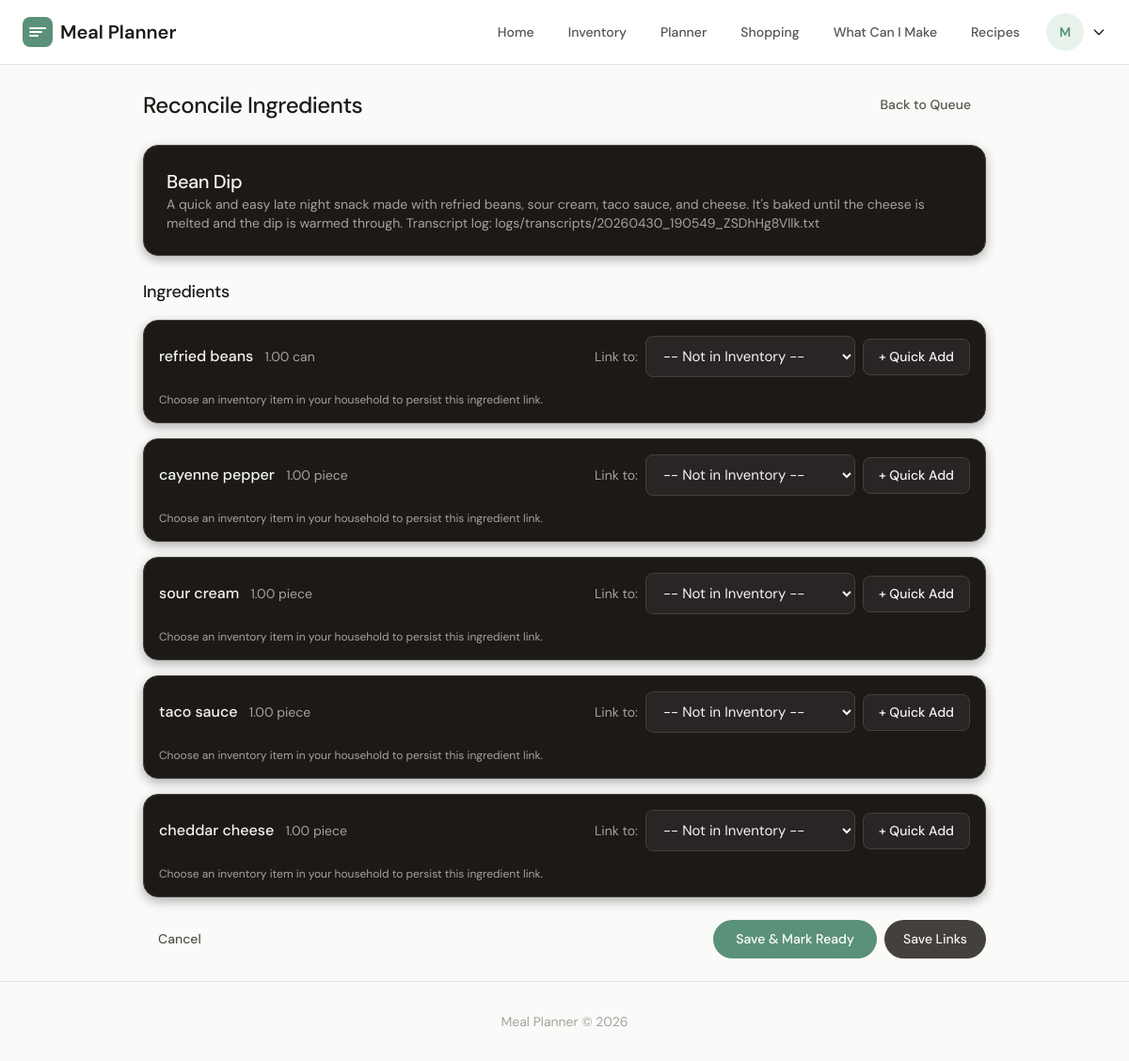
Page /reviews/13/reconcile/ (signed in) on the committed database.
### accounts/models.py (models this page shows, shortened)
class CustomUser(AbstractUser):
    household = models.ForeignKey(
        "household.Household",
        on_delete=models.SET_NULL,
        null=True,
        blank=True,
    )
    class Meta:
        ordering = ["email"]

### recipes/models.py (models this page shows, shortened)
class Recipe(models.Model):
    household = models.ForeignKey(
        Household, on_delete=models.CASCADE, related_name="recipes"
    )
    title = models.CharField(max_length=200, db_index=True)
    description = models.TextField(blank=True)
    photo = models.ImageField(upload_to="recipes/%Y/%m/%d/", blank=True, null=True)
    video_url = models.URLField(blank=True)
    on_hand_idea = models.BooleanField(default=False, db_index=True)
    leftover_worthy = models.BooleanField(default=False, db_index=True)
    needs_review = models.BooleanField(default=True, db_index=True)
    created_at = models.DateTimeField(auto_now_add=True, db_index=True)
    updated_at = models.DateTimeField(auto_now=True)
    class Meta:
        ordering = ["-created_at"]
        indexes = [
            models.Index(fields=["household", "created_at"]),
        ]

### ingredients/models.py (models this page shows, shortened)
class IngredientLink(models.Model):
    UNIT_CHOICES = [
        ("oz", "ounce"),
        ("lb", "pound"),
        ("cup", "cup"),
        ("tbsp", "tablespoon"),
        ("tsp", "teaspoon"),
        ("g", "gram"),
        ("kg", "kilogram"),
        ("ml", "milliliter"),
        ("l", "liter"),
        ("piece", "piece"),
        ("clove", "clove"),
        ("slice", "slice"),
        ("bunch", "bunch"),
        ("can", "can"),
    ]
    recipe = models.ForeignKey(
        "recipes.Recipe", on_delete=models.CASCADE, related_name="ingredients"
    )
    ingredient = models.ForeignKey(Ingredient, on_delete=models.CASCADE)
    quantity = models.DecimalField(max_digits=6, decimal_places=2)
    unit = models.CharField(max_length=20, choices=UNIT_CHOICES)
    order = models.PositiveIntegerField(default=0)
    inventory_item = models.ForeignKey(
        "inventory.InventoryItem",
        null=True,
        blank=True,
        on_delete=models.SET_NULL,
        related_name="ingredient_links",
    )
    class Meta:
        ordering = ["order"]

class Ingredient(models.Model):
    name = models.CharField(max_length=100, db_index=True)
    household = models.ForeignKey(Household, on_delete=models.CASCADE)
    usda_food_id = models.CharField(
        max_length=20, blank=True
    )  # USDA FoodData Central ID
    calories_kcal = models.DecimalField(
        max_digits=7,
        decimal_places=1,
        null=True,
        blank=True,
        validators=[MinValueValidator(0), MaxValueValidator(5000)],
    )
    protein_g = models.DecimalField(
        max_digits=7,
        decimal_places=2,
        null=True,
        blank=True,
        validators=[MinValueValidator(0), MaxValueValidator(1000)],
    )
    carbs_g = models.DecimalField(
        max_digits=7,
        decimal_places=2,
        null=True,
        blank=True,
        validators=[MinValueValidator(0), MaxValueValidator(1000)],
    )
    fat_g = models.DecimalField(
        max_digits=7,
        decimal_places=2,
        null=True,
        blank=True,
        validators=[MinValueValidator(0), MaxValueValidator(1000)],
    )
    created_at = models.DateTimeField(auto_now_add=True)
    class Meta:
        unique_together = ["household", "name"]
        ordering = ["name"]

### reviews/views.py (the view)
class RecipeReconcileView(LoginRequiredMixin, DetailView):
    model = Recipe
    template_name = "reviews/reconcile.html"
    def get_queryset(self):
        return Recipe.objects.filter(
            household=self.request.user.household, needs_review=True
        )
    def get_context_data(self, **kwargs):
        context = super().get_context_data(**kwargs)
        recipe = self.get_object()
        context["ingredient_links"] = recipe.ingredients.all().select_related(
            "ingredient"
        )
        context["inventory_items"] = InventoryItem.objects.filter(
            household=self.request.user.household
        ).order_by("name")
        return context

### templates/reviews/reconcile.html (shortened to what this page needs)
{% extends "base.html" %}
{% block content %}
<div class="max-w-4xl mx-auto" x-data="reconciliation()">
    <div class="flex justify-between items-center mb-6">
        <h1 class="text-2xl font-medium">Reconcile Ingredients</h1>
        <a href="{% url 'reviews:review_queue' %}" class="btn-ghost">Back to Queue</a>
    </div>
    <div class="card-dark mb-6">
        <div class="p-6">
            <h2 class="text-xl font-medium">{{ object.title }}</h2>
            <p class="text-sm" style="color: var(--text-light-gray);">{{ object.description }}</p>
        </div>
    </div>
    <form method="post" action="{% url 'reviews:save_reconciliation' object.pk %}">
        <div class="space-y-4 mb-6">
            <h3 class="text-lg font-medium">Ingredients</h3>
            {% for link in ingredient_links %}
            <div class="card-dark p-4">
                <div class="flex flex-wrap items-center gap-4">
                    <div class="flex-1 min-w-[200px]">
                        <span class="font-medium">{{ link.ingredient.name }}</span>
                        <span class="text-sm" style="color: var(--text-light-gray); margin-left: 8px;">{{ link.quantity }} {{ link.unit }}</span>
                    </div>
                    <div class="flex items-center gap-2">
                        <label class="text-sm" for="inventory_item_{{ link.id }}">Link to:</label>
                        <select
                            name="inventory_item_{{ link.id }}"
                            id="inventory_item_{{ link.id }}"
                            class="input-dark"
                            style="width: auto;"
                        >
                            <option value="none">-- Not in Inventory --</option>
                        </select>
                        <button type="button"
                                class="btn-ghost"
                                @click="showQuickAdd = true; currentLinkId = {{ link.id }}; newItem.name = '{{ link.ingredient.name|escapejs }}'; newItem.quantity = 1; newItem.unit = 'piece'; newItem.category = 'other'">
                            + Quick Add
                        </button>
                    </div>
                    <p class="text-xs" style="color: var(--text-mid-gray); width: 100%;">
                        Choose an inventory item in your household to persist this ingredient link.
                    </p>
                </div>
            </div>
            {% empty %}
            <div class="card-dark p-4">
                <p>No ingredients found for this recipe. Please add ingredients first.</p>
            </div>
            {% endfor %}
        </div>
        <div class="flex justify-between items-center">
            <a href="{% url 'reviews:review_queue' %}" class="btn-ghost">Cancel</a>
            <div class="flex gap-2">
                <button type="submit" name="mark_ready" value="1" class="btn-pill">
                    Save & Mark Ready
                </button>
                <button type="submit" class="btn-pill-muted">
                    Save Links
                </button>
            </div>
        </div>
    </form>
{% endblock %}

### templates/base.html (shortened to what this page needs)
<!DOCTYPE html>
<html lang="en">
<head>
    <script src="https://cdn.tailwindcss.com"></script>
    </head>
    <body class="min-h-screen flex flex-col">
        <nav class="nav" x-data="{ menuOpen: false, userMenuOpen: false }">
            <div class="max-w-7xl mx-auto flex items-center justify-between">
                <div>
                    <a href="{% url 'home' %}" class="flex items-center gap-2 text-xl font-semibold" style="color: var(--text-primary); text-decoration: none;">
                        <svg class="w-8 h-8" viewBox="0 0 32 32" fill="none">
                            <rect width="32" height="32" rx="8" fill="var(--brand-primary)"/>
                            <path d="M8 12h16M8 16h12M8 20h8" stroke="white" stroke-width="2" stroke-linecap="round"/>
                        </svg>
                        <span class="hidden sm:inline">Meal Planner</span>
                    </a>
                </div>
                <div class="hidden lg:flex items-center gap-1">
                    <a href="{% url 'home' %}" class="nav-link">Home</a>
                    {% if user.is_authenticated %}
                    <a href="{% url 'inventory:inventory_list' %}" class="nav-link">Inventory</a>
                    <a href="{% url 'meal_planner:planner' %}" class="nav-link">Planner</a>
                    <a href="{% url 'shopping:week' %}" class="nav-link">Shopping</a>
                    <a href="{% url 'shopping:discovery' %}" class="nav-link">What Can I Make</a>
                    {% endif %}
                    <a href="{% url 'recipes:recipe_list' %}" class="nav-link">Recipes</a>
                    {% if user.is_authenticated %}
                    <div class="relative">
                        <button @click="userMenuOpen = !userMenuOpen" class="flex items-center gap-2 ml-2">
                            <div class="avatar">{{ user.username|slice:":1"|upper }}</div>
                            <svg class="w-4 h-4" fill="none" stroke="currentColor" viewBox="0 0 24 24">
                                <path stroke-linecap="round" stroke-linejoin="round" stroke-width="2" d="M19 9l-7 7-7-7"></path>
                            </svg>
                        </button>
                    </div>
                    {% else %}
                    <a href="{% url 'login' %}" class="nav-link">Log in</a>
                    <a href="{% url 'register' %}" class="btn-primary">Get Started</a>
                    {% endif %}
                </div>
            </div>
        </nav>
        <main class="max-w-7xl mx-auto px-4 sm:px-6 py-6 flex-1">
        {% block content %}{% endblock %}
    </main>
    <footer class="py-8 text-center" style="border-top: 1px solid var(--border-subtle);">
        <p class="text-sm" style="color: var(--text-muted);">
            Meal Planner &copy; {% now "Y" %}
        </p>
    </footer>
</body>
</html>

### templates/base.html (style rules this page uses)
:root { --brand-primary: #5a9178; --brand-hover: #487561; --brand-light: #e8f2eb; --brand-green: #3ecf8e; --accent-coral: #e07a5f; --accent-coral-light: #fceeed; --bg-page: #fafaf9; --bg-card: #ffffff; --bg-elevated: #f5f5f4; --border-subtle: #e5e5e4; --border-medium: #d6d6d5; --text-primary: #1c1917; --text-secondary: #57534e; --text-muted: #a8a29e; --text-light-gray: #78716c; --text-mid-gray: #6b7280; --text-off-white: #d1d5db; --success-bg: #dcfce7; --success-text: #16a34a; --warning-bg: #fef3c7; --warning-text: #d97706; --error-bg: #fee2e1; --error-text: #dc2626; --font-primary: 'DM Sans', 'Helvetica Neue', Helvetica, Arial, sans-serif; --font-mono: 'JetBrains Mono', 'Menlo', monospace; }
* { font-family: var(--font-primary); }
body { background-color: var(--bg-page); color: var(--text-primary); font-family: var(--font-primary); font-weight: 400; line-height: 1.50; }
h1, h2, h3, h4, h5, h6 { font-weight: 600; letter-spacing: -0.02em; }
h1 { font-size: 2.5rem; line-height: 1.1; }
h2 { font-size: 1.875rem; line-height: 1.2; }
h3 { font-size: 1.5rem; line-height: 1.3; }
.card-dark { background: #1c1917; border: 1px solid #44403c; border-radius: 16px; box-shadow: 0 4px 12px rgba(0,0,0,0.3); }
.card-dark, .card-dark * { color: #f5f5f4 !important; }
.card-dark input, .card-dark select, .card-dark textarea { background: #292524 !important; border-color: #44403c !important; color: #f5f5f4 !important; }
.card-dark select { color: #f5f5f4 !important; }
.card-dark .text-sm, .card-dark p { color: #a8a29e !important; }
.card-dark .btn-ghost { background: #292524; color: #f5f5f4 !important; border: 1px solid #44403c; }
.card-dark .input-dark { background: #292524; border-color: #44403c; color: #f5f5f4 !important; }
.card-dark .input-dark::placeholder { color: #78716c; }
.card-dark label, .card-dark .label-dark { color: #d6d3d1 !important; }
.btn-pill { background: var(--brand-primary); color: white !important; font-family: var(--font-primary); font-weight: 500; font-size: 0.875rem; padding: 10px 24px; border: none; border-radius: 9999px; cursor: pointer; transition: all 0.2s ease; display: inline-flex; align-items: center; justify-content: center; gap: 0.5rem; }
.btn-pill-muted { background: #44403c; color: #f5f5f4 !important; font-family: var(--font-primary); font-weight: 500; font-size: 0.875rem; padding: 8px 20px; border: none; border-radius: 9999px; cursor: pointer; }
.input-dark { background: #292524; border: 1px solid #44403c; border-radius: 8px; padding: 10px 14px; font-size: 0.9375rem; color: #f5f5f4 !important; width: 100%; transition: all 0.2s ease; }
.input-dark::placeholder { color: #78716c; }
.btn-ghost { background: transparent; color: var(--text-secondary); font-family: var(--font-primary); font-weight: 500; font-size: 0.875rem; padding: 8px 16px; border: none; border-radius: 8px; cursor: pointer; transition: all 0.2s ease; }
.nav { background: var(--bg-card); border-bottom: 1px solid var(--border-subtle); padding: 14px 24px; position: sticky; top: 0; z-index: 50; }
.nav-link { font-family: var(--font-primary); font-weight: 500; font-size: 0.875rem; color: var(--text-secondary); text-decoration: none; padding: 8px 16px; border-radius: 8px; transition: all 0.2s ease; }
.avatar { width: 40px; height: 40px; border-radius: 50%; background: var(--brand-light); color: var(--brand-primary); display: flex; align-items: center; justify-content: center; font-weight: 600; font-size: 0.875rem; }

### rows in the picture
CustomUser: username "M"
Recipe: title "Bean Dip", description "A quick and easy late night snack made with refried beans, sour cream, taco sauce, and cheese. It's baked until the cheese is melted and the dip is warmed through. Transcript log: logs/transcripts/20260430_190549_ZSDhHg8Vllk.txt"
IngredientLink: ingredient.name "refried beans", quantity "1.00", unit "can", id "-- Not in Inventory --"
IngredientLink: ingredient.name "cayenne pepper", quantity "1.00", unit "piece", id "-- Not in Inventory --"
IngredientLink: ingredient.name "sour cream", quantity "1.00", unit "piece", id "-- Not in Inventory --"
IngredientLink: ingredient.name "taco sauce", quantity "1.00", unit "piece", id "-- Not in Inventory --"
IngredientLink: ingredient.name "cheddar cheese", quantity "1.00", unit "piece", id "-- Not in Inventory --"
